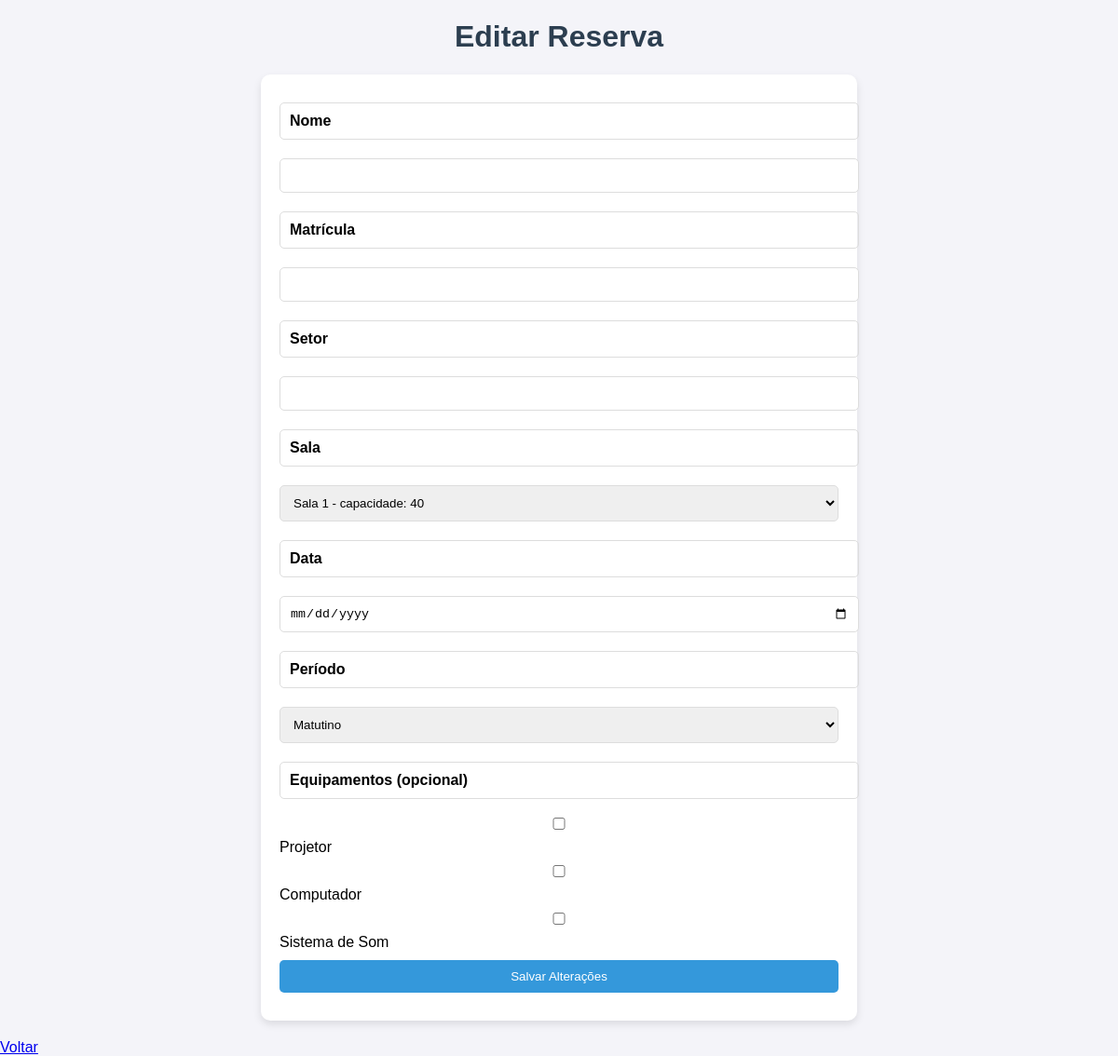
The page /editar/17 on the database as committed earlier.
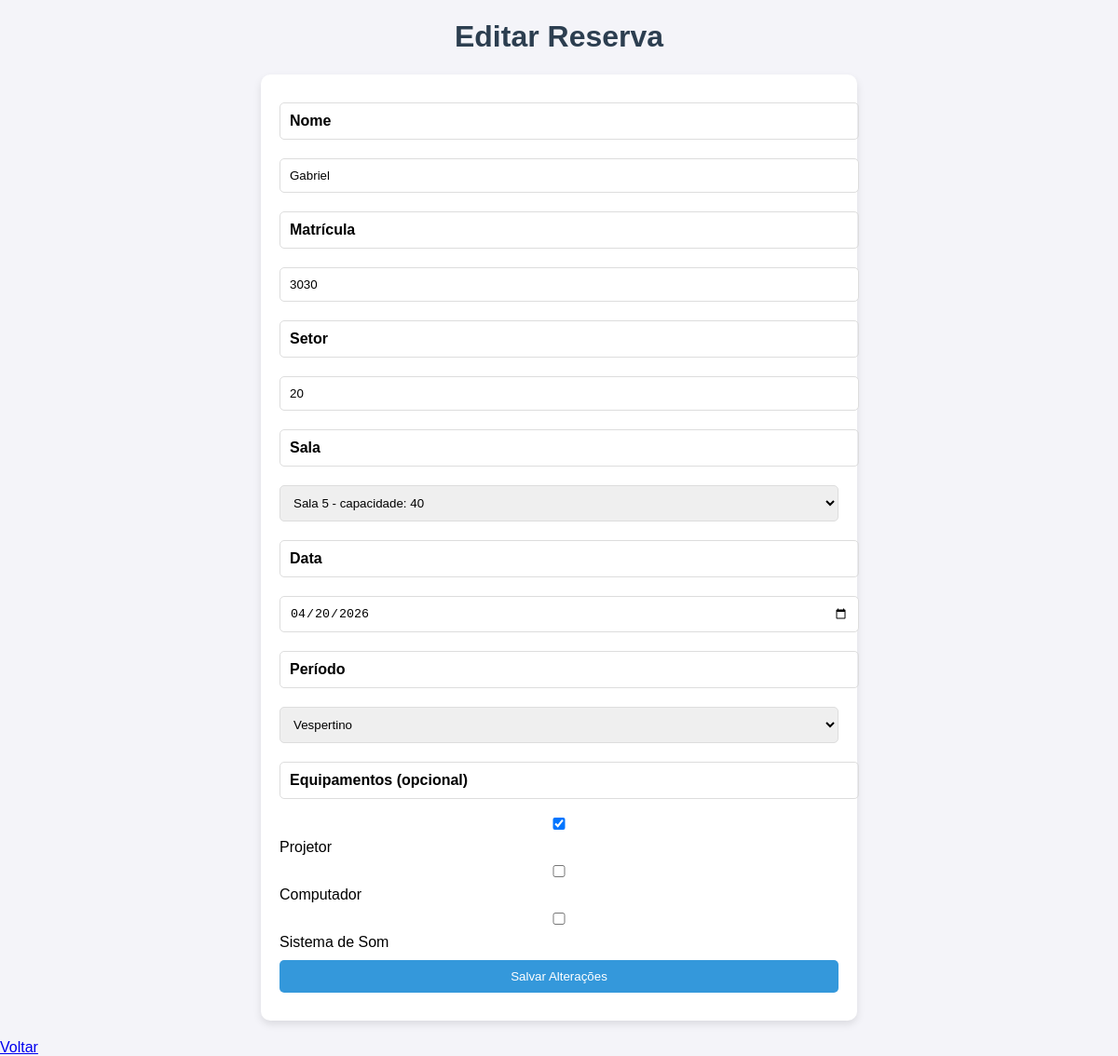
The same page on the database as committed later.
### tables this page shows
CREATE TABLE Reservas (
        id INTEGER PRIMARY KEY AUTOINCREMENT,
        nome TEXT NOT NULL,
        matricula TEXT NOT NULL,
        setor TEXT NOT NULL,
        sala_id TEXT NOT NULL,
        data TEXT NOT NULL,
        periodo TEXT NOT NULL,
        equipamentos TEXT
    );

### app.py (the view, shortened to what this page needs)
@app.route('/editar/<int:id>', methods=['GET', 'POST'])
def editar_reserva(id):
    conn = conectar()
    cursor = conn.cursor()
    cursor.execute('SELECT * FROM Reservas WHERE id = ?', (id,))
    reserva = cursor.fetchone()
    conn.close()
    return render_template('editar_reserva.html', reserva=reserva)

### database.py (called while the page is built)
def conectar():
    return sqlite3.connect('salas.db')

### templates/editar_reserva.html (shortened to what this page needs)
<!DOCTYPE html>
<html lang="en">
<head>
</head>
<body>
    <h1>Editar Reserva</h1>
    <form method="POST">
        <label for="nome">Nome</label>
        <input type="text" name="nome" value="{{ reserva[1] }}" required>
        <label for="matricula">Matrícula</label>
        <input type="number" name="matricula" value="{{ reserva[2] }}" required min="0">
        <label for="setor">Setor</label>
        <input type="number" name="setor" value="{{ reserva[3] }}" required min="0">
        <label for="sala_id">Sala</label>
        <select name="sala_id" required>
            <option value="1" {% if reserva[4] == '1' %}selected{% endif %}>Sala 1 - capacidade: 40</option>
            <option value="5" {% if reserva[4] == '5' %}selected{% endif %}>Sala 5 - capacidade: 40</option>
        </select>
        <label for="data">Data</label>
        <input type="date" name="data" value="{{ reserva[5] }}" required max="9999-12-31">
        <label for="periodo">Período</label>
        <select name="periodo" required>
            <option value="matutino" {% if reserva[6] == 'matutino' %}selected{% endif %}>Matutino</option>
            <option value="vespertino" {% if reserva[6] == 'vespertino' %}selected{% endif %}>Vespertino</option>
        </select>
        <label for="equipamentos">Equipamentos (opcional)</label>
        <input type="checkbox" name="equipamentos" value="Projetor" {% if 'Projetor' in reserva[7] %}checked{% endif %}> Projetor
        <input type="checkbox" name="equipamentos" value="Computador" {% if 'Computador' in reserva[7] %}checked{% endif %}> Computador
        <input type="checkbox" name="equipamentos" value="Sistema de Som" {% if 'Sistema de Som' in reserva[7] %}checked{% endif %}> Sistema de Som
        <button type="submit">Salvar Alterações</button>
    </form>
    <a href="/">Voltar</a>
</body>
</html>

Rows that differ between the two databases and show on the page:
added Reservas: nome "Gabriel", matricula "3030", setor "20", sala_id "Sala 5 - capacidade: 40", data "04/20/2026", periodo "Vespertino", equipamentos "☑"
Other text that changed with them:
form field sala_id: "Sala 1 - capacidade: 40" → (not shown)
form field periodo: "Matutino" → (not shown)
form field equipamentos: "☐" → (not shown)
